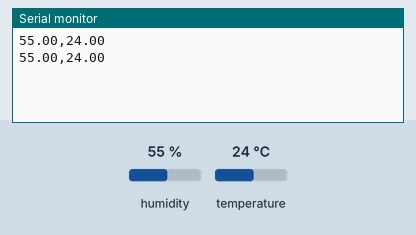
Bench run of a sketch on a simulated Arduino Uno, built with avr-gcc and run on an emulated ATmega328P. Parts: the last lines printed to the serial monitor. Inputs (shaded band) come from the test bench; at power-on: humidity 55 %, temperature 24 °C.

Above: at 2.8 s.
2.9 s: humidity set to 22 %
At 5.2 s:
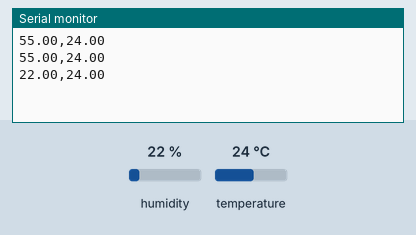
5.6 s: temperature set to 12 °C
At 7.2 s:
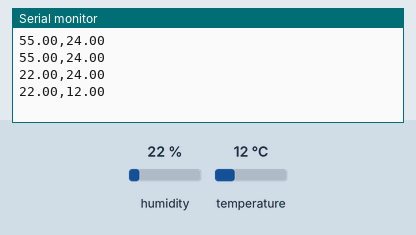
8.3 s: humidity set to 40 %
At 10.7 s:
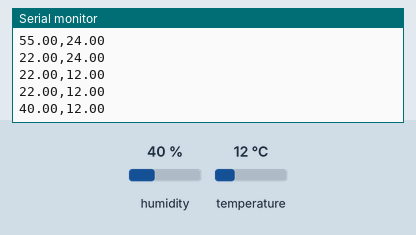
Timing chart, 0 to 12.2 s (numbered marks = the images above; inputs shaded):
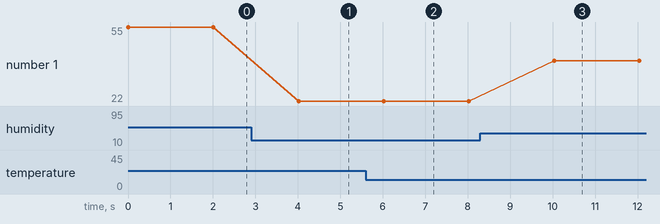

Measured:
- after the input at 2.9 s, the serial monitor: prints a new line after 1.1 s (image 1)
- after the input at 5.6 s, the serial monitor: prints a new line after 0.42 s (image 2)
- after the input at 8.3 s, the serial monitor: prints a new line after 1.7 s (image 3)
- plotted number 1: 55 → 22 after the input at 2.9 s, 22 → 40 after the input at 8.3 s

The sketch:

sketch_arduino.ino
```cpp
#include <DHT.h>

//Constants
#define DHTPIN 7     // what pin we're connected to
#define DHTTYPE DHT22   // DHT - digital output, relative humidity and temperature sensor
// Initialize DHT sensor
DHT dht(DHTPIN, DHTTYPE);

//Variables
int chk;
float hum;  //Stores humidity value
float temp; //Stores temperature value

void setup()
{
    Serial.begin(9600);
  dht.begin();

}

String hum1;
String temp1;

void loop()
{
    //Read data and store it to variables hum and temp
    hum = dht.readHumidity();
    temp= dht.readTemperature();
    //hum1 = String(hum);
    //temp1 = String(temp);
    //Print temp and humidity values to serial monitor
   // Serial.print("Humidity: ");
    Serial.print(hum);
    Serial.print(",");
    Serial.println(temp);
   // Serial.println(" Celsius");

    delay(2000); //Delay 2 sec.
}
```
